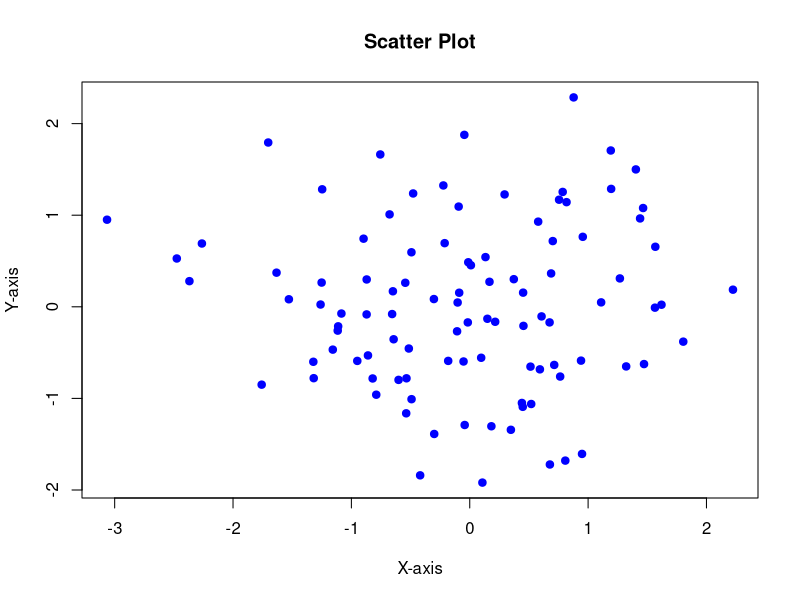
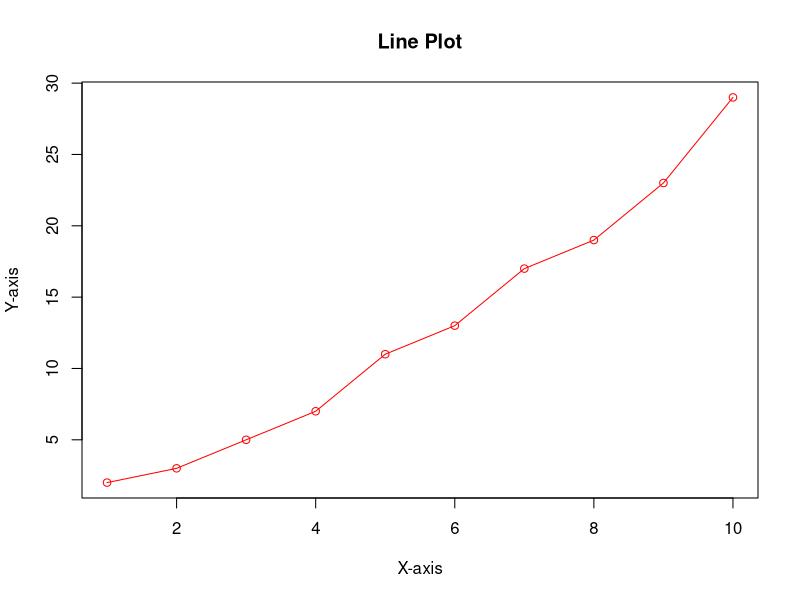
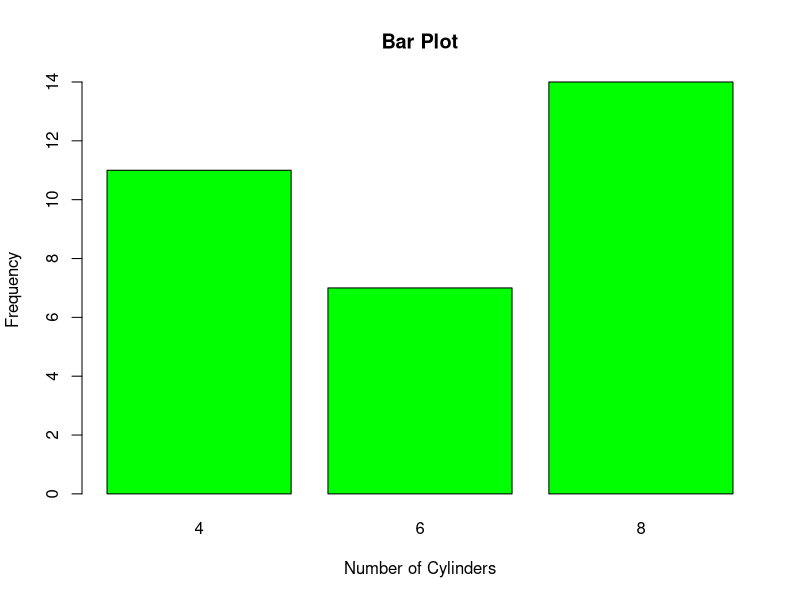
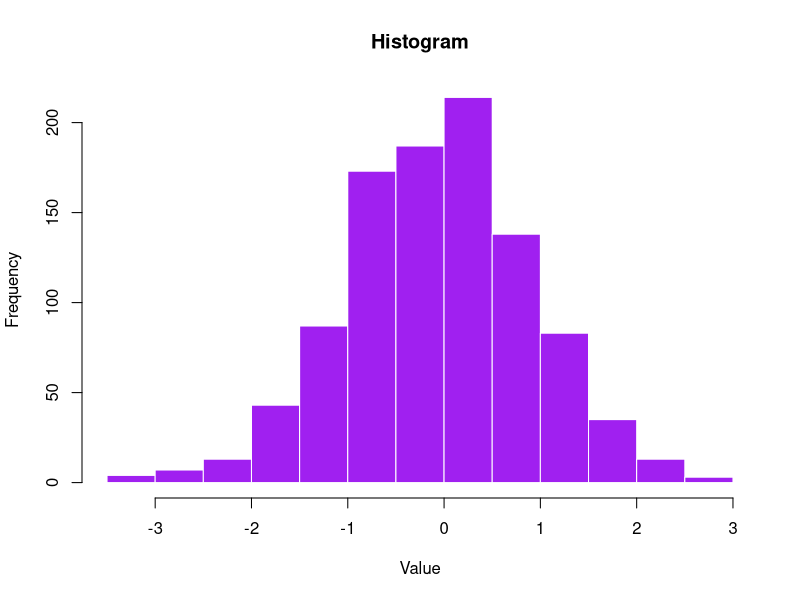
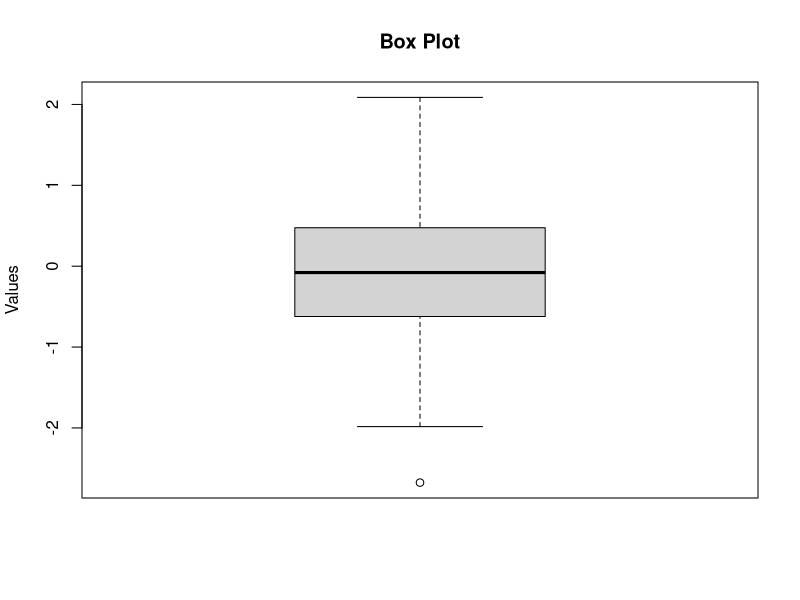

R code for these plots, in order:
## ---- chunk 1
knitr::opts_chunk$set(echo = FALSE)
## ---- chunk 2
x <- 1
y <- 3
print(x+y)
## ---- chunk 3
# numeric vector
x <- c(1,2,5.3,6,-2,4)
# character vector
y <- c('VT','CNRE','Geography')                               
#Refer to elements of a vector using subscripts.
print(y[1:2])
## ---- chunk 4
## Define the matrix
m <- matrix(c(1,2,3,3,2,1),nrow=3,ncol=2)
print(m)
## Refer to elements of a matrix:
m[,1]
m[2,]
## ---- chunk 5
n<-c(2,3,5)
s<-c('aa','bb','cc')
b<-c(TRUE,FALSE,TRUE)
df=data.frame(n,s,b)
print(df)
## ---- chunk 6
# Create a list
my_list <- list(name = "John", age = 25, scores = c(90, 85, 88))
# Print the list
print(my_list)
# Access elements of a list
print(my_list$name)
print(my_list$scores)
## ---- chunk 7
library(knitr)
data_types <- data.frame(
  "Data Type" = c("Scalar", "Vector", "Matrix", "Data Frame", "List"),
  "Description" = c("A single number", "A sequence of data elements", "A 2-dimensional array", "A table of data", "A collection of objects"),
  "Example" = c("x <- 1", "x <- c(1, 2, 3)", "m <- matrix(1:6, nrow=2)", "df <- data.frame(x, y, z)", "l <- list(a, b, c)")
)
kable(data_types, format = "markdown")

## ---- chunk 8
# Create sample data
x <- rnorm(100)
y <- rnorm(100)

# Create scatter plot
plot(x, y, main="Scatter Plot", xlab="X-axis", ylab="Y-axis", pch=19, col="blue")

## ---- chunk 9
# Create sample data
x <- 1:10
y <- c(2, 3, 5, 7, 11, 13, 17, 19, 23, 29)

# Create line plot
plot(x, y, type="o", main="Line Plot", xlab="X-axis", ylab="Y-axis", col="red")

## ---- chunk 10
# Create sample data
counts <- table(mtcars$cyl)

# Create bar plot
barplot(counts, main="Bar Plot", xlab="Number of Cylinders", ylab="Frequency", col="green")

## ---- chunk 11
# Create sample data
data <- rnorm(1000)

# Create histogram
hist(data, main="Histogram", xlab="Value", col="purple", border="white")

## ---- chunk 12
# Create sample data
data <- rnorm(100)

# Create box plot
boxplot(data, main="Box Plot", ylab="Values")

